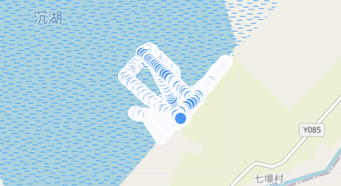
#> input picture data/SRT_geo/UAV_trace.png, 341 x 186 px, shrunk from 662 x 360 before the run
$ python -i dehaze.py   (imports and definitions only)   (older library calls are emulated)
#> lines starting #> are read from the running program, lines starting #| are printed output that depends on the picture
import cv2
import numpy as np
import os
import glob
import time

def guided_filter(I, p, r, eps):
    """
    导向滤波 (Guided Filter) - 用于细化透射率图，保留边缘细节
    I: 引导图像 (归一化后的原图)
    p: 输入图像 (粗略透射率图)
    r: 滤波半径
    eps: 正则化参数
    """
    mean_I = cv2.boxFilter(I, cv2.CV_64F, (r, r))
    mean_p = cv2.boxFilter(p, cv2.CV_64F, (r, r))
    mean_Ip = cv2.boxFilter(I * p, cv2.CV_64F, (r, r))
    cov_Ip = mean_Ip - mean_I * mean_p

    mean_II = cv2.boxFilter(I * I, cv2.CV_64F, (r, r))
    var_I = mean_II - mean_I * mean_I

    a = cov_Ip / (var_I + eps)
    b = mean_p - a * mean_I

    mean_a = cv2.boxFilter(a, cv2.CV_64F, (r, r))
    mean_b = cv2.boxFilter(b, cv2.CV_64F, (r, r))

    q = mean_a * I + mean_b
    return q

def get_dark_channel(img, size):
    """计算暗通道图"""
    b, g, r = cv2.split(img)
    min_img = cv2.min(cv2.min(b, g), r)
    kernel = cv2.getStructuringElement(cv2.MORPH_RECT, (size, size))
    dark_channel = cv2.erode(min_img, kernel)
    return dark_channel

def get_atmospheric_light(img, dark_channel):
    """估算大气光值 A"""
    h, w = img.shape[:2]
    img_size = h * w
    num_pixels = int(max(img_size * 0.001, 1)) # 取前0.1%最亮的像素

    dark_vec = dark_channel.reshape(img_size)
    img_vec = img.reshape(img_size, 3)

    indices = dark_vec.argsort()[::-1]
    indices = indices[:num_pixels]

    atms_sum = np.zeros(3)
    for ind in indices:
        atms_sum += img_vec[ind]

    A = atms_sum / num_pixels
    return A

def get_transmission(img, A, size, omega=0.95):
    """估算透射率 t"""
    norm_img = img / A
    dark_channel = get_dark_channel(norm_img, size)
    transmission = 1 - omega * dark_channel
    return transmission

def recover(img, t, A, t0=0.1):
    """根据物理模型恢复图像"""
    res = np.empty(img.shape, img.dtype)
    for i in range(3):
        res[:, :, i] = (img[:, :, i] - A[i]) / np.maximum(t, t0) + A[i]
    return np.clip(res, 0, 1)

def dehaze_image(image_path, output_path):
    """
    单张图片去雾处理主函数
    """
#> called with image_path = '../../data/SRT_geo/UAV_trace.png', output_path = 'out.png'
    # 读取图片并归一化到 [0, 1]
    src = cv2.imread(image_path)
#> src is the input picture: shape (186, 341, 3); mean B, G, R 226.9, 222.1, 198.2
    if src is None:
        print(f"Error: 无法读取 {image_path}")
        return

    img = src.astype('float64') / 255.0

    # 1. 计算暗通道
    patch_size = 15
    dark = get_dark_channel(img, patch_size)
#> in get_dark_channel, `dark_channel = cv2.erode(min_img, kernel)`:
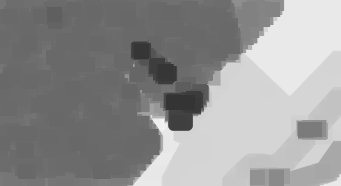
#> dark_channel: shape (186, 341) float64; min 0.204, max 0.969, mean 0.573

    # 2. 估算大气光 A
    A = get_atmospheric_light(img, dark)
#> in get_atmospheric_light, `indices = indices[:num_pixels]`: indices = 63 values, max 44153 at index 28, min 40739 at index 16, mean 42553.3
#> the loop in get_atmospheric_light, `for ind in indices:` made 63 passes
#> (ind, atms_sum) on passes 1 to 12: (40742, [1, 0.988, 0.988]), (41083, [2, 1.98, 1.97]), (41082, [3, 2.96, 2.96]), (41424, [4, 3.95, 3.95]), (40741, [5, 4.94, 4.94]), (41423, [6, 5.93, 5.93]), (41764, [7, 6.92, 6.91]), (41765, [8, 7.91, 7.9]), (41763, [9, 8.89, 8.89]), (42104, [10, 9.88, 9.88]), (42105, [11, 10.87, 10.87]), (41422, [12, 11.86, 11.85])
#> after the loop in get_atmospheric_light, `for ind in indices:`: atms_sum = [63, 62.24, 62.24]
#> in get_atmospheric_light, `A = atms_sum / num_pixels`: A = [1, 0.988, 0.988]
#> A = [1, 0.988, 0.988]

    # 3. 估算透射率 t
    te = get_transmission(img, A, patch_size)

    # 4. 使用导向滤波细化透射率 (这是关键，否则会有方块效应)
    gray = cv2.cvtColor(src, cv2.COLOR_BGR2GRAY).astype('float64') / 255.0
    t = guided_filter(gray, te, r=60, eps=0.0001)
#> in guided_filter, `b = mean_p - a * mean_I`:
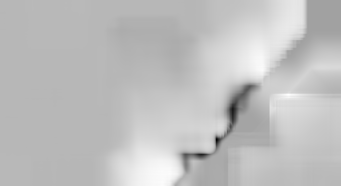
#> b: shape (186, 341) float64; min -3.24, max 2.1, mean 0.76; drawn with min black and max white
#> in guided_filter, `mean_a = cv2.boxFilter(a, cv2.CV_64F, (r, r))`:
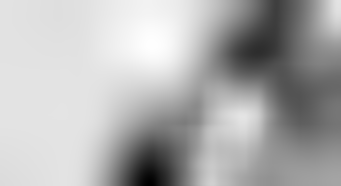
#> mean_a: shape (186, 341) float64; min -1.51, max 0.185, mean -0.337; drawn with min black and max white
#> in guided_filter, `mean_b = cv2.boxFilter(b, cv2.CV_64F, (r, r))`:
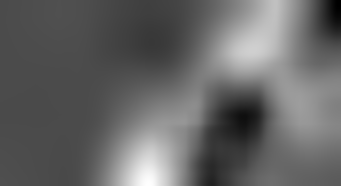
#> mean_b: shape (186, 341) float64; min 0.133, max 1.71, mean 0.76; drawn with min black and max white
#> in guided_filter, `q = mean_a * I + mean_b`:
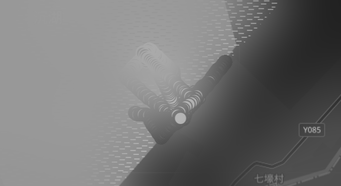
#> q: shape (186, 341) float64; min 0.133, max 0.733, mean 0.454

    # 5. 恢复图像
    res = recover(img, t, A)
#> after the loop in recover, `for i in range(3):`:
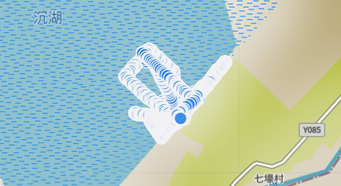
#> res: shape (186, 341, 3) float64; mean B, G, R 0.694, 0.741, 0.588; drawn with min black and max white
#> in recover, `return np.clip(res, 0, 1)`:
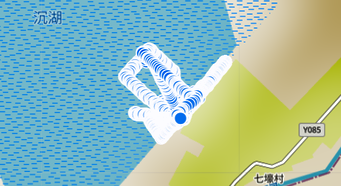
#> returned value: shape (186, 341, 3) float64; mean of channels 0, 1, 2 0.694, 0.741, 0.588; drawn as B, G, R

    # 保存结果
    res_uint8 = (res * 255).astype('uint8')
    cv2.imwrite(output_path, res_uint8)

def batch_process_dehaze(input_dir, output_dir):
    if not os.path.exists(output_dir):
        os.makedirs(output_dir)
        print(f"创建输出目录: {output_dir}")

    # 支持 jpg, png, jpeg
    image_files = glob.glob(os.path.join(input_dir, "*.jpg")) + \
                  glob.glob(os.path.join(input_dir, "*.png"))

    total = len(image_files)
    print(f"找到 {total} 张图片，开始进行暗通道去雾处理...\n")

    start_time = time.time()
    for i, img_file in enumerate(image_files):
        filename = os.path.basename(img_file)
        save_path = os.path.join(output_dir, filename)

        # 打印进度
        if (i+1) % 10 == 0:
            print(f"[{i+1}/{total}] 处理中: {filename}")

        dehaze_image(img_file, save_path)

    end_time = time.time()
    print(f"\n处理完成！耗时: {end_time - start_time:.2f} 秒")
    print(f"增强后的图片已保存至: {output_dir}")

# ================= 自动路径配置 =================
# [22 lines not run here, left out]

>>> result = dehaze_image('../../data/SRT_geo/UAV_trace.png', 'out.png')
